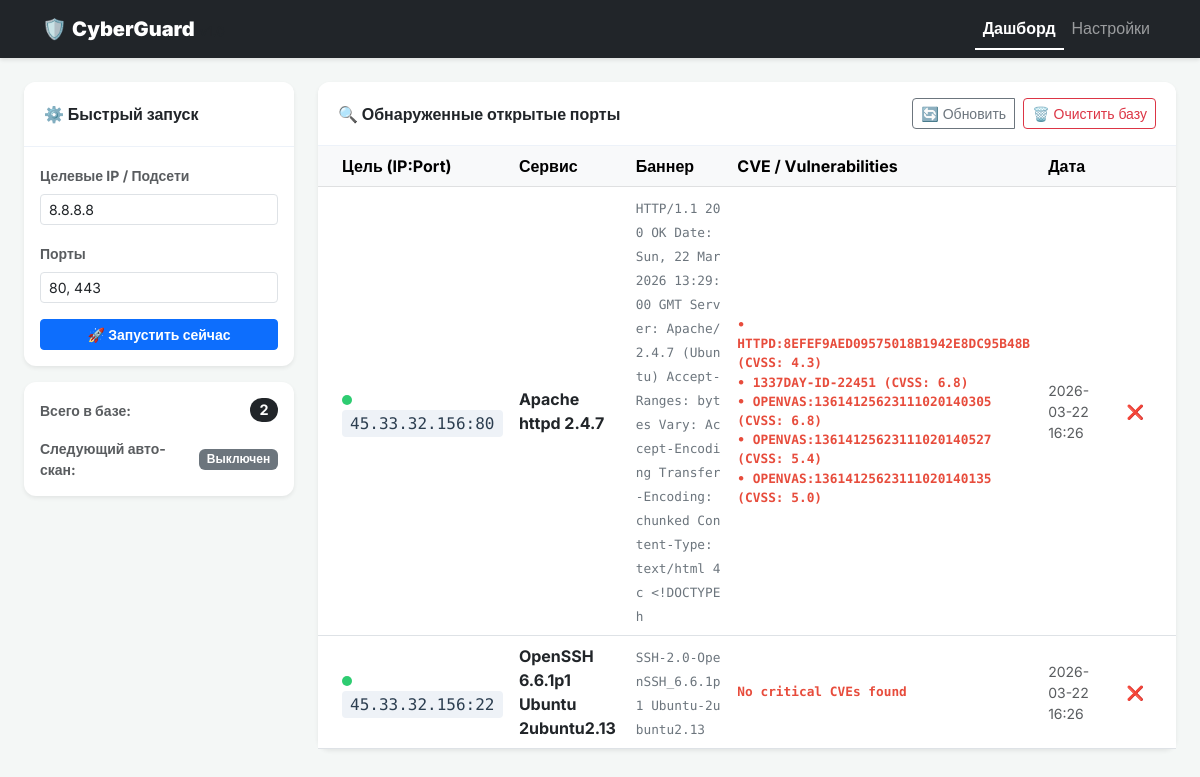
Before: / with the older database file.
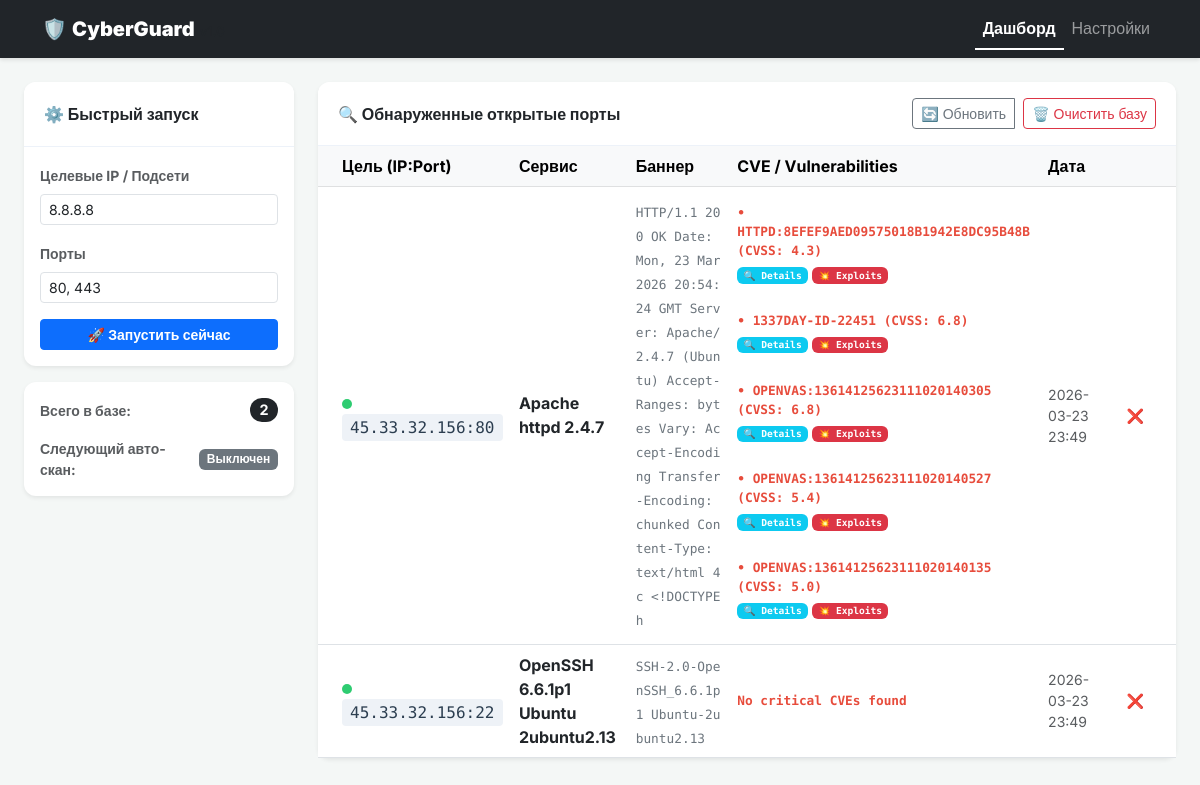
After: the same page with the newer database file.
### tables this page shows
CREATE TABLE scan_results (
                    ip TEXT,
                    port INTEGER,
                    protocol TEXT,
                    service TEXT,
                    banner TEXT,
                    vulns TEXT, 
                    timestamp DATETIME,
                    PRIMARY KEY (ip, port)
                );

### app.py (the view)
@app.get("/", response_class=HTMLResponse)
async def index(request: Request):
    config = load_config()
    db_path = os.path.abspath(config['database']['path'])
    results = []
    if os.path.exists(db_path):
        async with aiosqlite.connect(db_path) as db:
            async with db.execute("SELECT ip, port, protocol, service, banner, vulns, timestamp FROM scan_results ORDER BY timestamp DESC") as cursor:
                results = await cursor.fetchall()
    st = await get_status()
    return templates.TemplateResponse(request, "index.html", {
        "config": config, "results": results, "is_scanning": (SCAN_STATUS == "scanning"),
        "next_scan": st["next_scan"], "active_page": "dashboard"
    })

### templates/index.html (shortened to what this page needs)
{% extends "base.html" %}
{% block content %}
    <div class="row">
        <div class="col-xl-3 col-lg-4">
            <div class="card shadow-sm mb-3">
                <div class="card-header bg-white fw-bold">⚙️ Быстрый запуск</div>
                <div class="card-body">
                    <form action="/scan" method="post" id="scan-form">
                        <div class="mb-3">
                            <label class="form-label text-muted small fw-bold">Целевые IP / Подсети</label>
                            <input type="text" name="targets" class="form-control form-control-sm" value="{{ config.scanner.targets }}" required {% if is_scanning %}disabled{% endif %}>
                        </div>
                        <div class="mb-3">
                            <label class="form-label text-muted small fw-bold">Порты</label>
                            <input type="text" name="ports" class="form-control form-control-sm" value="{{ config.scanner.ports }}" required {% if is_scanning %}disabled{% endif %}>
                        </div>
                        <button type="submit" class="btn btn-primary w-100 btn-sm fw-bold" {% if is_scanning %}disabled{% endif %}>
                            🚀 Запустить сейчас
                        </button>
                    </form>
                </div>
            </div>
            <div class="card shadow-sm">
                <div class="card-body py-3">
                    <div class="d-flex justify-content-between align-items-center mb-3">
                        <span class="text-muted small fw-bold">Всего в базе:</span>
                        <span class="badge bg-dark rounded-pill" style="font-size: 0.9rem;">{{ results|length }}</span>
                    </div>
                    <div class="d-flex justify-content-between align-items-center">
                        <span class="text-muted small fw-bold">Следующий авто-скан:</span>
                        <span id="next-scan-badge" class="badge {% if config.scheduling.enabled %}bg-success{% else %}bg-secondary{% endif %} fw-bold">
                            {{ next_scan }}
                        </span>
                    </div>
                </div>
            </div>
        </div>
        <div class="col-xl-9 col-lg-8">
            <div class="card shadow-sm">
                <div class="card-header d-flex justify-content-between align-items-center bg-white py-3">
                    <span class="fw-bold text-dark">🔍 Обнаруженные открытые порты</span>
                    <div class="btn-group">
                        <a href="/" class="btn btn-sm btn-outline-secondary">🔄 Обновить</a>
                        <form action="/results/clear" method="post" onsubmit="return confirm('Вы уверены? Это удалит всю историю.');" style="display:inline;">
                            <button type="submit" class="btn btn-sm btn-outline-danger ms-2">🗑️ Очистить базу</button>
                        </form>
                    </div>
                </div>
                <div class="card-body p-0">
                    <div class="table-responsive">
                        <table class="table table-hover align-middle mb-0">
                            <thead class="table-light">
                                <tr>
                                    <th class="ps-4">Цель (IP:Port)</th>
                                    <th>Сервис</th>
                                    <th>Баннер</th>
                                    <th>CVE / Vulnerabilities</th>
                                    <th class="pe-4">Дата</th>
                                    <th></th>
                                </tr>
                            </thead>
                            <tbody>
                                {% for row in results %}
                                <tr>
                                    <td class="ps-4">
                                        <span class="status-pulse"></span>
                                        <span class="ip-badge">{{ row[0] }}:{{ row[1] }}</span>
                                    </td>
                                    <td><strong>{{ row[3] }}</strong></td>
                                    <td><span class="banner-text" title="{{ row[4] }}">{{ row[4] if row[4] else 'N/A' }}</span></td>
                                    <td><div class="vuln-text py-2">{{ (row[5] if row[5] else 'No critical CVEs') | safe }}</div></td>
                                    <td class="small text-muted">{{ row[6][:16] }}</td>
                                    <td class="pe-4">
                                        <form action="/results/delete" method="post">
                                            <button type="submit" class="btn btn-sm text-danger border-0 bg-transparent">❌</button>
                                        </form>
                                    </td>
                                </tr>
                                {% else %}
                                <tr><td colspan="6" class="text-center py-5 text-muted">База данных пуста.</td></tr>
                                {% endfor %}
                            </tbody>
                        </table>
                    </div>
                </div>
            </div>
        </div>
    </div>
{% endblock %}

### templates/base.html (shortened to what this page needs)
<!DOCTYPE html>
<html lang="ru">
<head>
    <link href="https://cdn.jsdelivr.net/npm/bootstrap@5.3.0/dist/css/bootstrap.min.css" rel="stylesheet">
</head>
<body>
    <nav class="navbar navbar-expand-lg navbar-dark bg-dark mb-4">
        <div class="container">
            <a class="navbar-brand" href="/">🛡️ <strong>CyberGuard</strong> <span class="text-muted" style="font-size: 0.8rem;">v1.0</span></a>
            <div class="collapse navbar-collapse" id="navbarNav">
                <ul class="navbar-nav ms-auto">
                    <li class="nav-item"><a class="nav-link {% if active_page == 'dashboard' %}active{% endif %}" href="/">Дашборд</a></li>
                    <li class="nav-item"><a class="nav-link {% if active_page == 'settings' %}active{% endif %}" href="/settings">Настройки</a></li>
                </ul>
            </div>
        </div>
    </nav>
    <div class="container-fluid px-4">{% block content %}{% endblock %}</div>
</body>
</html>

### templates/base.html (style rules this page uses)
body { background-color: #f4f7f6; font-family: 'Inter', sans-serif; }
.navbar { box-shadow: 0 2px 4px rgba(0,0,0,.1); }
.navbar-brand { font-weight: 600; }
.card { border: none; border-radius: 12px; box-shadow: 0 2px 4px rgba(0,0,0,.05); margin-bottom: 20px; }
.card-header { background-color: #fff; border-bottom: 1px solid #edf2f9; font-weight: 600; padding: 1.25rem; border-radius: 12px 12px 0 0 !important; }
.ip-badge { font-family: 'Roboto Mono', monospace; background-color: #eef2f7; padding: 4px 8px; border-radius: 4px; color: #2c3e50; white-space: nowrap; }
.banner-text { font-family: 'Roboto Mono', monospace; font-size: 0.8rem; color: #6c757d; word-break: break-all; }
.vuln-text { font-family: 'Roboto Mono', monospace; font-size: 0.8rem; color: #e74c3c; font-weight: 600; white-space: pre-line; }
.status-pulse { width: 10px; height: 10px; border-radius: 50%; display: inline-block; margin-right: 5px; background-color: #2ecc71; animation: pulse 2s infinite; }
.nav-link.active { color: #fff !important; font-weight: 600; border-bottom: 2px solid #fff; }

Changed rows visible on the page:
changed scan_results "Apache httpd 2.4.7": banner "HTTP/1.1 200 OK Date: Sun, 22 Mar 2026 13:29:00 GMT Server: Apache/2.4.7 (Ubuntu)…" → "HTTP/1.1 200 OK Date: Mon, 23 Mar 2026 20:54:24 GMT Server: Apache/2.4.7 (Ubuntu)…"; vulns "• HTTPD:8EFEF9AED09575018B1942E8DC95B48B (CVSS: 4.3) • 1337DAY-ID-22451 (CVSS: 6.8) • OPENVAS:13614125623111020140305 (CVSS: 6.8) • OPENVAS:13614125623111020140527 (CVSS: 5.4) • OPENVAS:13614125623111020140135 (CVSS: 5.0)" → "• HTTPD:8EFEF9AED09575018B1942E8DC95B48B (CVSS: 4.3) 🔍 Details 💥 Exploits • 1337DAY-ID-22451 (CVSS: 6.8) 🔍 Details 💥 Exploits • OPENVAS:13614125623111020140305 (CVSS: 6.8) 🔍 Details 💥 Exploits • OPENVAS:13614125623111020140527 (CVSS: 5.4) 🔍 Details 💥 Exploits • OPENVAS:13614125623111020140135 (CVSS: 5.0) 🔍 Details 💥 Exploits"; timestamp "2026-03-22 16:26" → "2026-03-23 23:49"
changed scan_results "OpenSSH 6.6.1p1 Ubuntu 2ubuntu2.13": timestamp "2026-03-22 16:26" → "2026-03-23 23:49"
